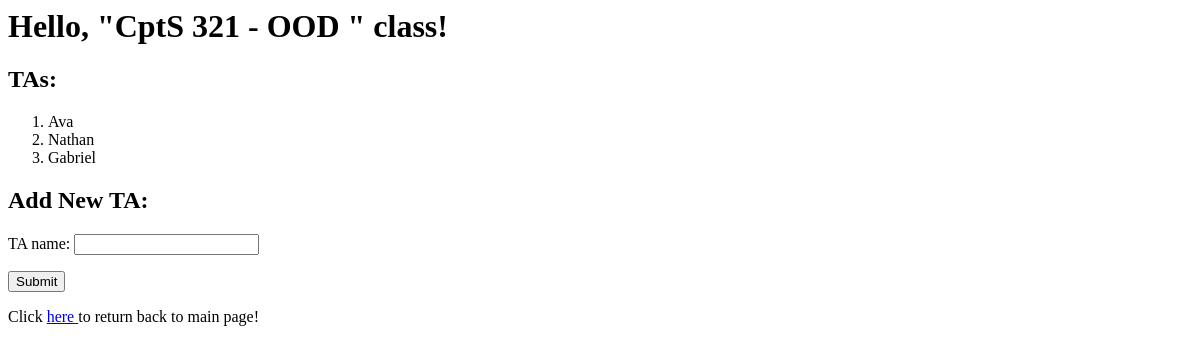
The page /course/1 on the database as committed earlier.
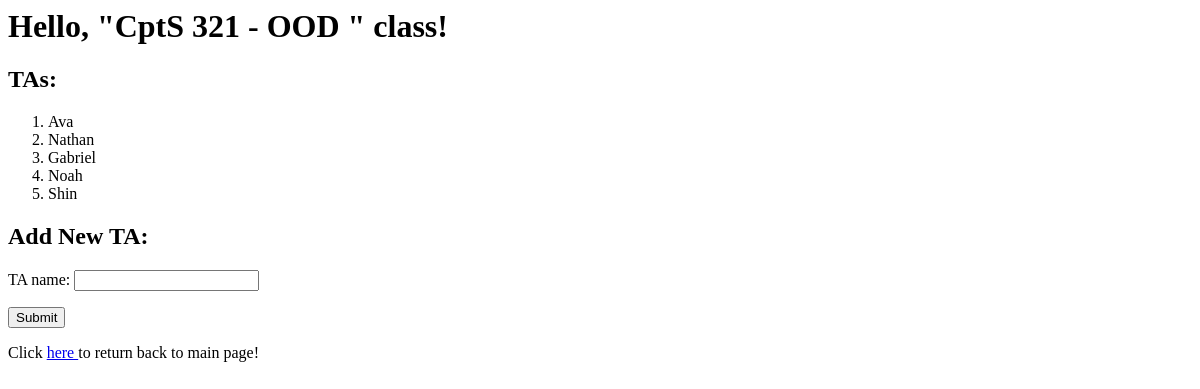
The same page on the database as committed later.
### app/models.py (models this page shows, shortened)
class Course(db.Model):
    __tablename__ = 'course'
    id = db.Column(db.Integer, primary_key=True)
    coursenum = db.Column(db.String(3))
    title = db.Column(db.String(150))
    major = db.Column(db.String(20))
    roomid = db.Column(db.Integer,db.ForeignKey('room.id'))
    tas = db.relationship(
        'TeachingAssistant', secondary=assigned,
        primaryjoin=(assigned.c.course_id == id), lazy='dynamic', overlaps="courses")
    def all_tas(self):
        return self.tas

class TeachingAssistant(db.Model):
    __tablename__ = 'teachingassistant'
    id = db.Column(db.Integer, primary_key = True)
    ta_name =  db.Column(db.String(100))
    courses = db.relationship(
        'Course', secondary=assigned,
        primaryjoin=(assigned.c.ta_id == id), lazy='dynamic', overlaps="tas")

### app/routes.py (the view, shortened to what this page needs)
@app.route('/course/<courseid>', methods = ['GET', 'POST'])
def course(courseid):
    form = TAForm()
    thecourse = Course.query.filter_by(id = courseid).first()
    return render_template('course.html', form = form, current_course = thecourse)

### app/forms.py
class TAForm(FlaskForm):
    ta_name = StringField(label= "TA name:", validators=[DataRequired()])
    submit = SubmitField('Submit')

### app/templates/course.html (shortened to what this page needs)
<h1>Hello, "{{current_course.major}} {{current_course.coursenum}} - {{current_course.title}} " class!</h1>
<h2>TAs:</h2>
    <ol>
      {% for ta in current_course.all_tas() %}
        <li>
            {{ta.ta_name}}
        </li>
      {% endfor %}
    </ol>
<h2>Add New TA:</h2>
    <form method="POST">
      <p>{{ form.ta_name.label}}
         {{ form.ta_name()}}
      </p>
    <p>{{ form.submit()}}</p>
    </form>
<p>Click <a href=" {{url_for('index')}}"> here </a> to return back to main page!</p>

Rows that differ between the two databases and show on the page:
added TeachingAssistant: ta_name "Noah"
added TeachingAssistant: ta_name "Shin"
